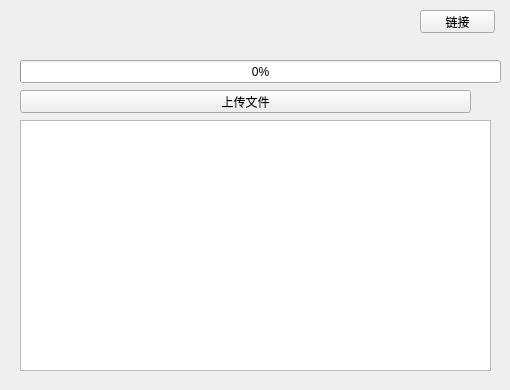
<?xml version="1.0" encoding="UTF-8"?>
<ui version="4.0">
 <class>clietn_fileClass</class>
 <widget class="QWidget" name="clietn_fileClass">
  <property name="geometry">
   <rect>
    <x>0</x>
    <y>0</y>
    <width>510</width>
    <height>390</height>
   </rect>
  </property>
  <property name="windowTitle">
   <string>clietn_file</string>
  </property>
  <widget class="QTextEdit" name="te_show">
   <property name="geometry">
    <rect>
     <x>20</x>
     <y>120</y>
     <width>471</width>
     <height>251</height>
    </rect>
   </property>
  </widget>
  <widget class="QWidget" name="layoutWidget">
   <property name="geometry">
    <rect>
     <x>30</x>
     <y>10</y>
     <width>361</width>
     <height>22</height>
    </rect>
   </property>
   <layout class="QHBoxLayout" name="horizontalLayout">
    <item>
     <widget class="QLabel" name="label">
      <property name="text">
       <string>服务器ip:</string>
      </property>
     </widget>
    </item>
    <item>
     <widget class="QLineEdit" name="lineEdit_serverip">
      <property name="text">
       <string>192.168.137.1</string>
      </property>
     </widget>
    </item>
    <item>
     <widget class="QLabel" name="label_2">
      <property name="text">
       <string>服务器port:</string>
      </property>
     </widget>
    </item>
    <item>
     <widget class="QLineEdit" name="lineEdit_serverport">
      <property name="text">
       <string>9000</string>
      </property>
     </widget>
    </item>
   </layout>
  </widget>
  <widget class="QProgressBar" name="progressBar">
   <property name="geometry">
    <rect>
     <x>20</x>
     <y>60</y>
     <width>481</width>
     <height>23</height>
    </rect>
   </property>
   <property name="value">
    <number>0</number>
   </property>
  </widget>
  <widget class="QPushButton" name="btn_connect">
   <property name="geometry">
    <rect>
     <x>420</x>
     <y>10</y>
     <width>75</width>
     <height>23</height>
    </rect>
   </property>
   <property name="text">
    <string>链接</string>
   </property>
  </widget>
  <widget class="QPushButton" name="btn_file">
   <property name="geometry">
    <rect>
     <x>20</x>
     <y>90</y>
     <width>451</width>
     <height>23</height>
    </rect>
   </property>
   <property name="text">
    <string>上传文件</string>
   </property>
  </widget>
 </widget>
 <layoutdefault spacing="6" margin="11"/>
 <resources>
  <include location="clietn_file.qrc"/>
 </resources>
 <connections>
  <connection>
   <sender>btn_connect</sender>
   <signal>clicked()</signal>
   <receiver>clietn_fileClass</receiver>
   <slot>on_btn_connect_clicked()</slot>
   <hints>
    <hint type="sourcelabel">
     <x>450</x>
     <y>25</y>
    </hint>
    <hint type="destinationlabel">
     <x>354</x>
     <y>-98</y>
    </hint>
   </hints>
  </connection>
  <connection>
   <sender>btn_file</sender>
   <signal>clicked()</signal>
   <receiver>clietn_fileClass</receiver>
   <slot>on_btn_file_clicked()</slot>
   <hints>
    <hint type="sourcelabel">
     <x>201</x>
     <y>111</y>
    </hint>
    <hint type="destinationlabel">
     <x>220</x>
     <y>-52</y>
    </hint>
   </hints>
  </connection>
 </connections>
 <slots>
  <slot>on_btn_connect_clicked()</slot>
  <slot>on_btn_file_clicked()</slot>
 </slots>
</ui>
